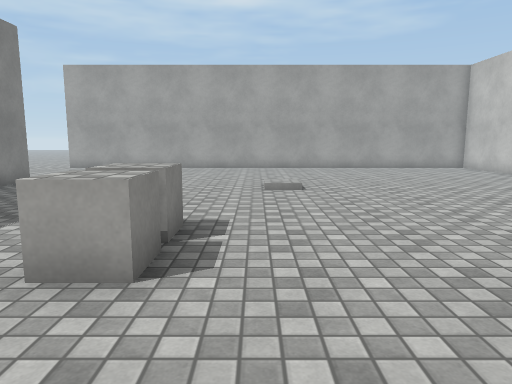
[1] (above)

16 first-person views from a walk through a scene from a Unity 3-D project. The camera is 1.3 m above the floor, tilts 8° down and sees 70° across. The floor is counted in squares, 1 m on a side. Each view is taken from the middle of a square. On the plan, view 1 faces up. The plan holds only what a view shows up to about 15 squares ahead; the rest is blank. The place goes on beyond the plan. The player character is not drawn. Surface patterns are stand-ins for the level's own textures.

[2]
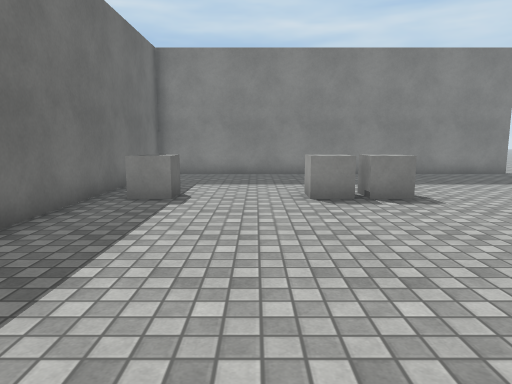

[3]
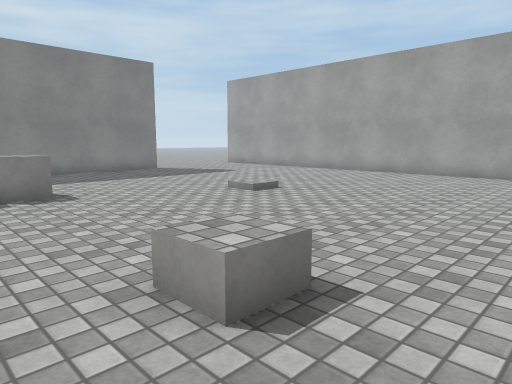

[4]
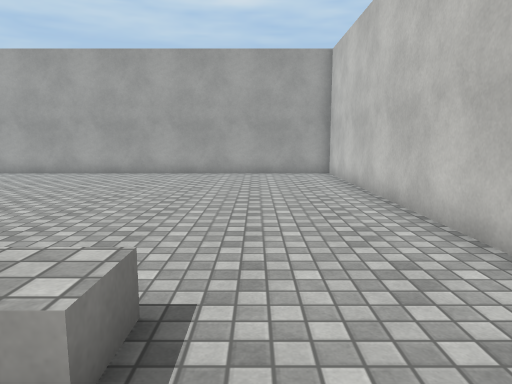

[5]
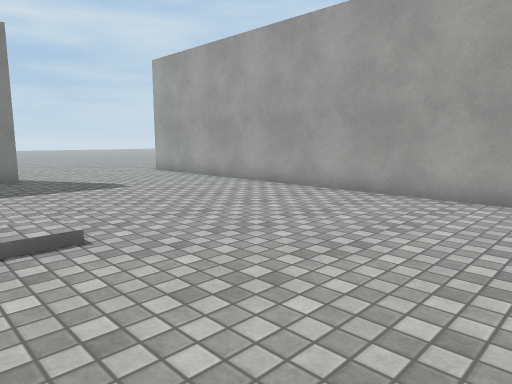

[6]
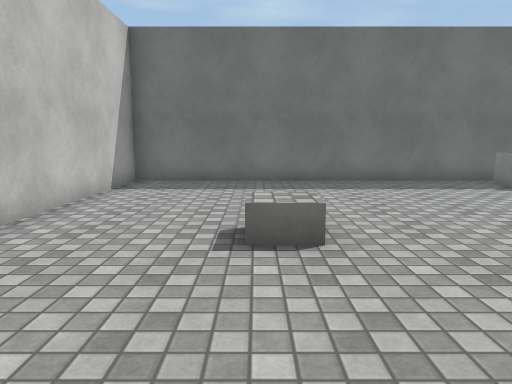

[7]
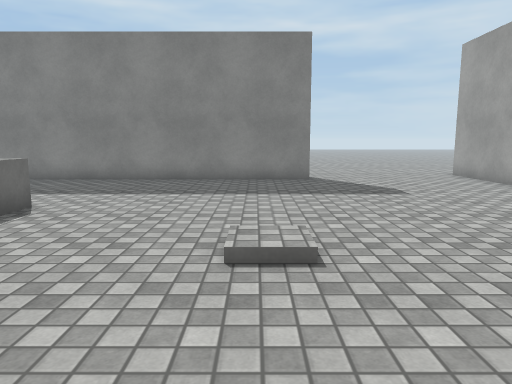

[8]
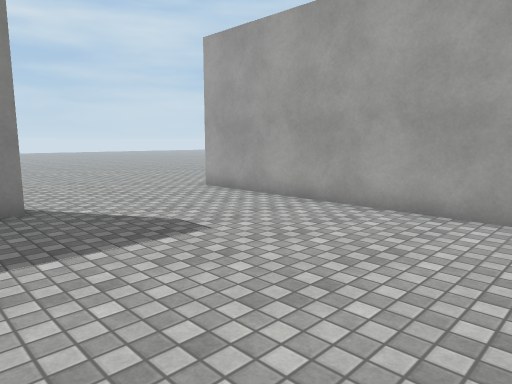

[9]
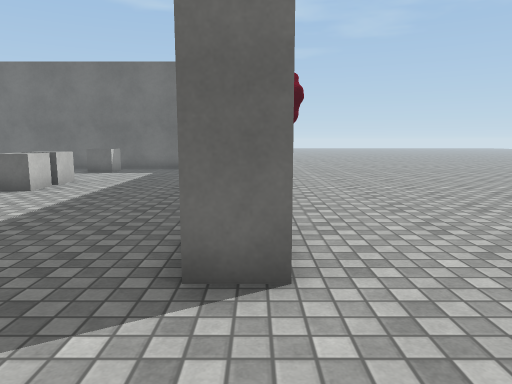

[10]
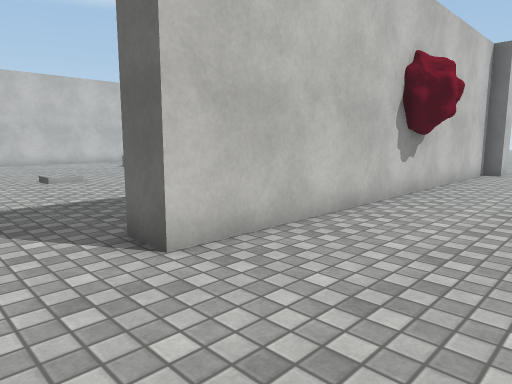

[11]
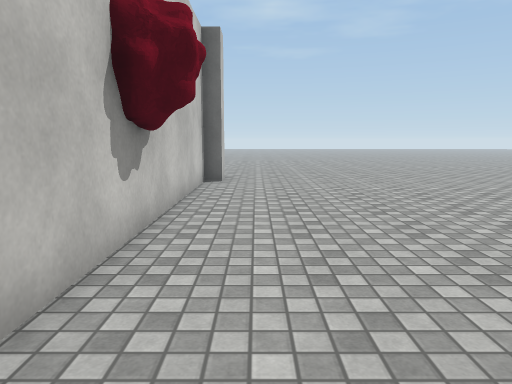

[12]
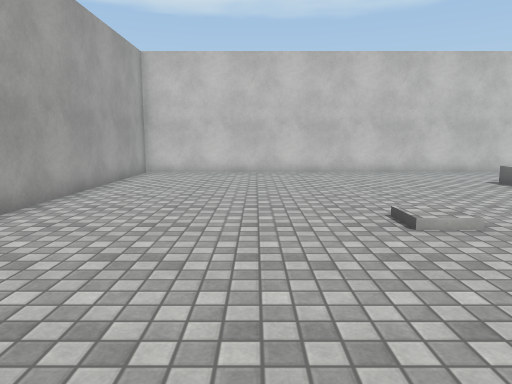

[13]
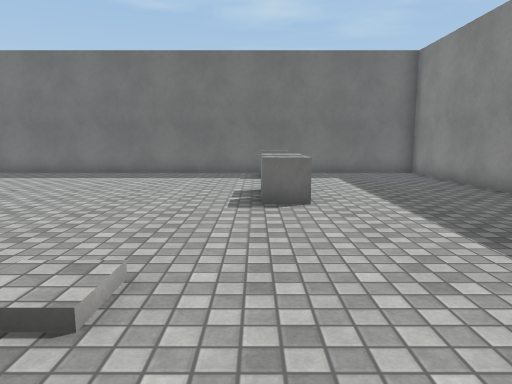

[14]
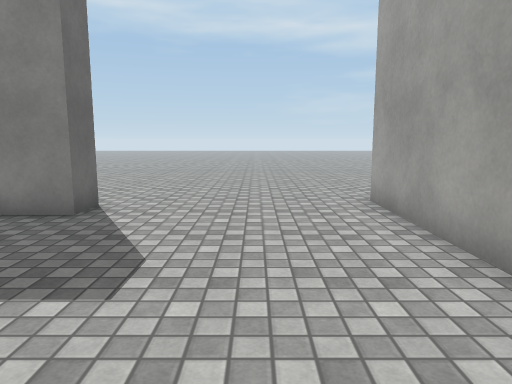

[15]
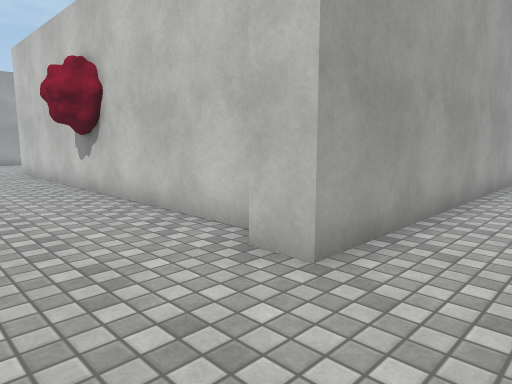

[16]
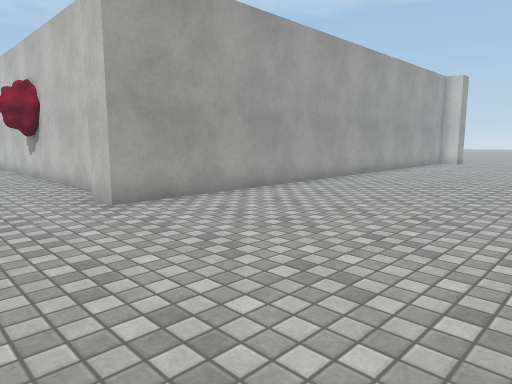

### Floor plan
Points are (right, up) in squares from view 1. A wall is a line through its corners. A room is listed if a view was taken in it or the views show most of it. See-through windows are left out.
Room 1 (views 1, 2, 3, 4, 5, 6, 7, 8, 9, 10, 11, 12, 13, 14)
walls: (-8.3, 5.4) (-8.3, 11.8) (-7.3, 11.8) (-7.3, -1.8) (9.9, -1.8) (9.9, 17.5) (-9, 17.5); (-8.9, -2.8) (-8.9, -1.8) (-8.3, -1.8) (-8.3, 4.6)
ways out: opening at (-11, -4) to room 2; opening at (-10.5, 17.2)
objects: other object (-9, 5) to (-8, 5); cube (-2, -1) to (-1, 0); cube (-2, 3) to (-1, 4); cube (-2, 5) to (-1, 5)
Room 2 (views 15, 16)
walls: (2.2, -2.8) (-8.9, -2.8)
ways out: opening at (-11, -4) to room 1

Where each view was taken, in squares from view 1:
view 1: 0 up, 0 right, facing up
view 2: 2 up, 7 right, facing left
view 3: 3 up, 8 right, facing up-left
view 4: 3 up, 7 right, facing up
view 5: 9 up, 6 right, facing up-left
view 6: 10 up, 6 right, facing down
view 7: 10 up, 5 right, facing left
view 8: 10 up, 1 right, facing up-left
view 9: 15 up, 8 left, facing down
view 10: 14 up, 12 left, facing down-right
view 11: 10 up, 10 left, facing down
view 12: 13 up, 5 left, facing right
view 13: 13 up, 1 left, facing down
view 14: 15 up, 1 left, facing left
view 15: 5 down, 12 left, facing up-right
view 16: 10 down, 12 left, facing up-right
